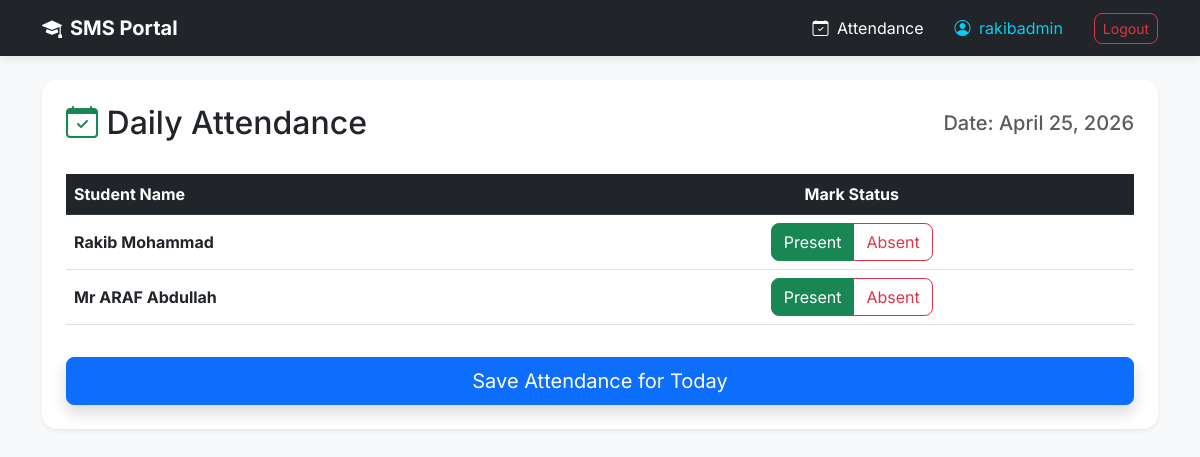
Page /attendance/ (signed in) on the earlier database version.
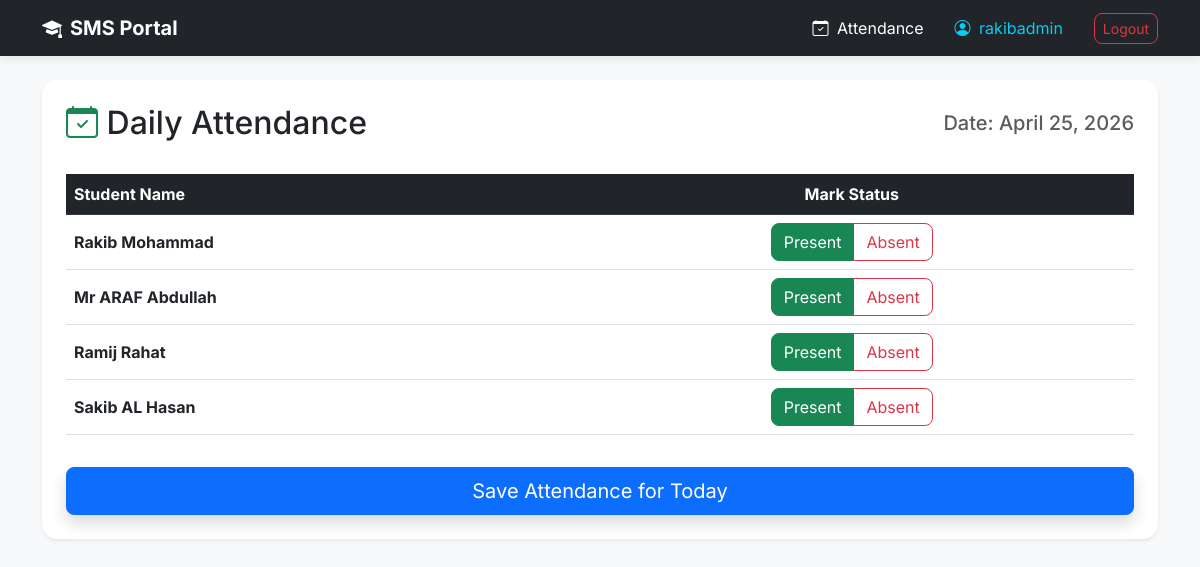
Same page on the later database version.
### students/models.py (models this page shows, shortened)
class Student(models.Model):
    first_name = models.CharField(max_length=100)
    last_name = models.CharField(max_length=100)
    email = models.EmailField(unique=True)
    enrollment_date = models.DateField(auto_now_add=True)

### students/views.py (the view, shortened to what this page needs)
# urls.py: path('attendance/', views.take_attendance, name='take_attendance'),
@login_required
def take_attendance(request):
    students = Student.objects.all()
    today = date.today()
    return render(request, 'students/attendance.html', {'students': students, 'today': today})

### students/templates/students/attendance.html (shortened to what this page needs)
{% extends 'students/base.html' %}
{% block content %}
<div class="card shadow-sm border-0 p-4">
    <div class="d-flex justify-content-between align-items-center mb-4">
        <h2><i class="bi bi-calendar-check text-success"></i> Daily Attendance</h2>
        <h5 class="text-muted">Date: {{ today }}</h5>
    </div>
    <form method="POST">
        <div class="table-responsive">
            <table class="table table-hover align-middle">
                <thead class="table-dark">
                    <tr>
                        <th>Student Name</th>
                        <th class="text-center">Mark Status</th>
                    </tr>
                </thead>
                <tbody>
                    {% for student in students %}
                    <tr>
                        <td class="fw-bold">{{ student.first_name }} {{ student.last_name }}</td>
                        <td class="text-center">
                            <div class="btn-group" role="group">
                                <label class="btn btn-outline-success" for="p_{{ student.id }}">Present</label>
                                <label class="btn btn-outline-danger" for="a_{{ student.id }}">Absent</label>
                            </div>
                        </td>
                    </tr>
                    {% endfor %}
                </tbody>
            </table>
        </div>
        <button type="submit" class="btn btn-primary btn-lg w-100 mt-3 shadow">Save Attendance for Today</button>
    </form>
</div>
{% endblock %}

Differences in the rows shown:
added Student: first_name "Ramij", last_name "Rahat"
added Student: first_name "Sakib AL", last_name "Hasan"
